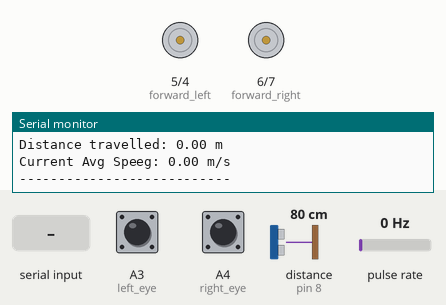
Recording of a sketch running on a simulated Arduino Uno, built with avr-gcc and run on an emulated ATmega328P. Parts: motor-driver pin pairs drawn as motors (green arrow = first pin HIGH = forward, orange = second pin HIGH = backward, longer = more drive), the last lines printed to the serial monitor. Wiring (inferred from the names in the program): ultrasonic range finder: trigger pin 9; echo pin 8; pulse sensor: data pin 2. The inputs (shaded band) are chosen by the test bench; at power-on: A3 (left_eye) LOW, A4 (right_eye) LOW, distance to the obstacle (sensor on pin 8) 80 cm, pulse rate 0 Hz. The echo pulse lasts 58.3 µs per cm.

Above: at 4.2 s.
4.3 s: "g" received over Serial
At 5.5 s:
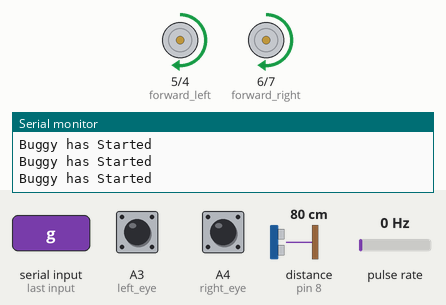
5.8 s: A3 (left_eye) pulled HIGH for 0.15 s
At 5.92 s:
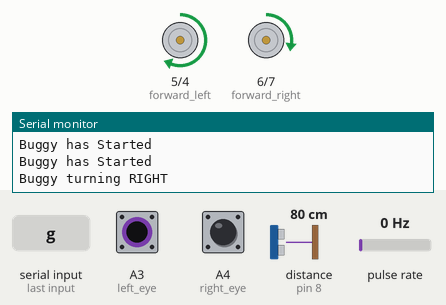
7.5 s: A4 (right_eye) pulled HIGH for 0.15 s
At 7.62 s:
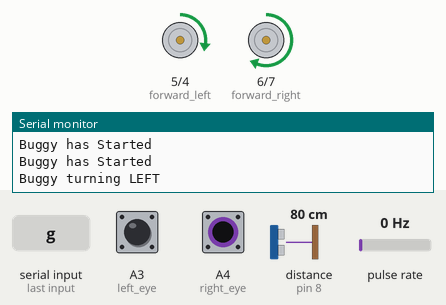
9.1 s: distance to the obstacle (sensor on pin 8) set to 23 cm
12.1 s: distance to the obstacle (sensor on pin 8) set to 18 cm
At 12.9 s:
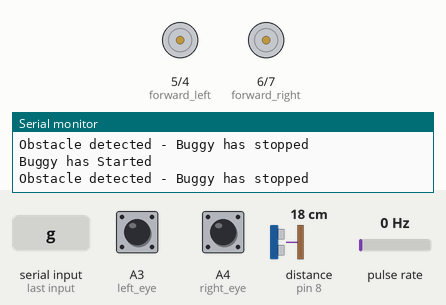
13.8 s: A3 (left_eye) pulled HIGH for 1 s
At 14.4 s:
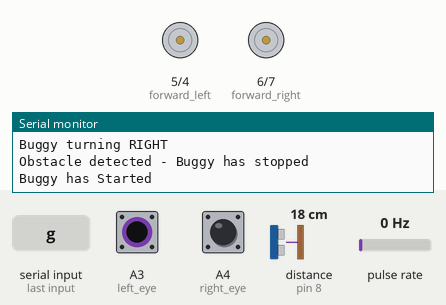
Timing chart, 0 to 16.8 s (numbered marks = the images above; inputs shaded):
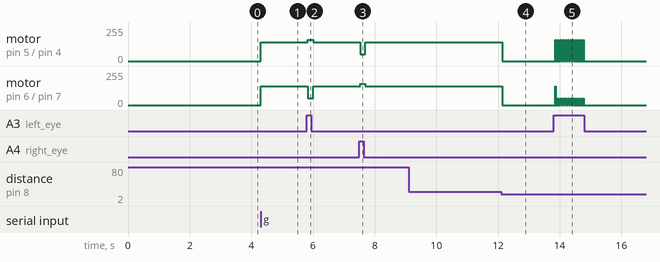

The sketch:

XBEE_Functions_ultraosnics_wheelEncoder.ino
```cpp
//true = 1 = HIGH  = BLACK
//false = 0 = LOW = WHITE = hand_under , green light is on

#define black  HIGH
#define white  LOW

const int left_eye = A3;
const int right_eye = A4;

const int forward_left = 5;
const int backward_left = 4;
const int forward_right = 6;
const int backward_right = 7;

const int US_trig = 9;
const int US_echo = 8;

float distance, duration;
char theChar;

const int wheel_encoder = 2;
volatile int count;
float dist_travelled;
const float circumference = 0.19; // in metres
float timer;
float last_timer;

void forward ();
void turn_right();
void turn_left();
void junction_slow_down();
void stop_buggy();
void print_buggy_data();
void navigation_decision(bool right_sensor, bool left_sensor);


void setup() {

  Serial.begin(9600);
  delay( 1000 ); // Guard
  Serial.print("+++");
  delay( 1000 );
  Serial.println("ATID 3108, CH C, CN");
  delay( 1000 );
  while( Serial.read() != -1 );

  attachInterrupt( digitalPinToInterrupt(wheel_encoder), trigger, RISING);

  pinMode(left_eye, INPUT);
  pinMode(right_eye, INPUT);
  pinMode(forward_left, OUTPUT);
  pinMode(backward_left, OUTPUT);
  pinMode(forward_right, OUTPUT);
  pinMode(backward_right, OUTPUT);
  pinMode (US_trig, OUTPUT);
  pinMode (US_echo, INPUT);
  pinMode(wheel_encoder, INPUT_PULLUP);
}
//-----------------------------------------------------------------------------------------------------------------------------------------------------------------
void trigger(){
  count = count + 1;
}

//-----------------------------------------------------------------------------------------------------------------------------------------------------------------
void loop() {
bool left_sensor = digitalRead( left_eye );
bool right_sensor = digitalRead( right_eye );
timer = millis();
  if (timer - last_timer > 3000){
          print_buggy_data();
  }
//-------------------------------------------------------------------------------------------
        digitalWrite (US_trig, LOW);
        delayMicroseconds (2);
        digitalWrite (US_trig, HIGH);
        delayMicroseconds (10);
        digitalWrite (US_trig, LOW);

        duration = pulseIn (US_echo, HIGH);
        distance = duration/58;
//-------------------------------------------------------------------------------------------

  if( Serial.available() > 0 ){
      theChar = Serial.read();
  }
//-------------------------------------------------------------------------------------------
  if (theChar == 's'){
     stop_buggy();
     Serial.println ("Buggy has Stopped");
  }
//-------------------------------------------------------------------------------------------
  else if (theChar == 'g'){
        Serial.println ("Buggy has Started");
        navigation_decision (right_sensor,left_sensor);
    }

}

//-----------------------------------------------------------------------------------------------------------------------------------------------------------------
void navigation_decision(bool right_sensor, bool left_sensor){

if(right_sensor==black && left_sensor==black){
  forward();
  }
if(left_sensor==black && right_sensor==white){
  turn_right();
}
if(left_sensor==white && right_sensor==black){
  turn_left();
}
if(left_sensor==white && right_sensor==white){
  junction_slow_down();
}
if (distance <= 20){
    stop_buggy();
    Serial.println ("Obstacle detected - Buggy has stopped");
   }

}
//------------------------------------------------------------------------------------------------------------------------------------------------------------------------------
void forward (){
  float forward_timer = millis();
  analogWrite(forward_right, 140);
  digitalWrite(backward_left, LOW);
  analogWrite(forward_left, 140);
  digitalWrite(backward_right, LOW);

    if (forward_timer >= 2000){
      Serial.println ("Buggy Moving FORWARD");
      forward_timer = 0;
      }

 }

//------------------------------------------------------------------------------------------------------------------------------------------------------------------------------
void turn_right (){
  float right_timer = millis();
  analogWrite(forward_right, 50);
  digitalWrite(backward_left, LOW);
  analogWrite(forward_left, 160);
  digitalWrite(backward_right, LOW);

    if (right_timer >= 1500){
       Serial.println ("Buggy turning RIGHT");
       right_timer = 0;
       }
 }


//------------------------------------------------------------------------------------------------------------------------------------------------------------------------------
void turn_left(){
  float left_timer = millis();
  analogWrite(forward_right, 160);
  digitalWrite(backward_left, LOW);
  analogWrite(forward_left, 50);
  digitalWrite(backward_right, LOW);

   if (left_timer >= 1500) {
      Serial.println ("Buggy turning LEFT");
      left_timer = 0;
      }
 }

//------------------------------------------------------------------------------------------------------------------------------------------------------------------------------
void junction_slow_down(){
  analogWrite(forward_right, 140);
  digitalWrite(backward_left, LOW);
  analogWrite(forward_left, 140);
  digitalWrite(backward_right, LOW);
  }
//------------------------------------------------------------------------------------------------------------------------------------------------------------------------------
void stop_buggy(){
  digitalWrite(forward_right, LOW );
  digitalWrite(backward_left, LOW);
  digitalWrite(forward_left, LOW);
  digitalWrite(backward_right, LOW);
  }
//------------------------------------------------------------------------------------------------------------------------------------------------------------------------------
void print_buggy_data(){

  dist_travelled = (circumference / 5) * count ;
   Serial.print("Distance travelled: ");
   Serial.print( dist_travelled);
   Serial.println(" m ");

   Serial.print("Current Avg Speeg: ");
   Serial.print( dist_travelled / (timer/1000) );
   Serial.println(" m/s ");
   last_timer = millis();
   Serial.println("---------------------------");

  }
```

Measured:
- the behaviour switches between 21 and 20 cm on distance to the obstacle (sensor on pin 8) (found by bisection; images 3 and 4)
- after the input at 4.3 s, motor on pin 5 (forward_left) / pin 4 (backward_left), motor on pin 6 (forward_right) / pin 7 (backward_right): stopped → forward 140/255 at once
- after the input at 5.8 s, motor on pin 5 (forward_left) / pin 4 (backward_left): forward 140/255 → forward 160/255 at once, → forward 140/255 0.17 s later; motor on pin 6 (forward_right) / pin 7 (backward_right): forward 140/255 → forward 50/255 at once, → forward 140/255 0.17 s later
- after the input at 7.5 s, motor on pin 5 (forward_left) / pin 4 (backward_left): forward 140/255 → forward 50/255 at once, → forward 140/255 0.16 s later; motor on pin 6 (forward_right) / pin 7 (backward_right): forward 140/255 → forward 160/255 at once, → forward 140/255 0.16 s later
- after the input at 12.1 s, motor on pin 5 (forward_left) / pin 4 (backward_left), motor on pin 6 (forward_right) / pin 7 (backward_right): forward 140/255 → stopped at once
